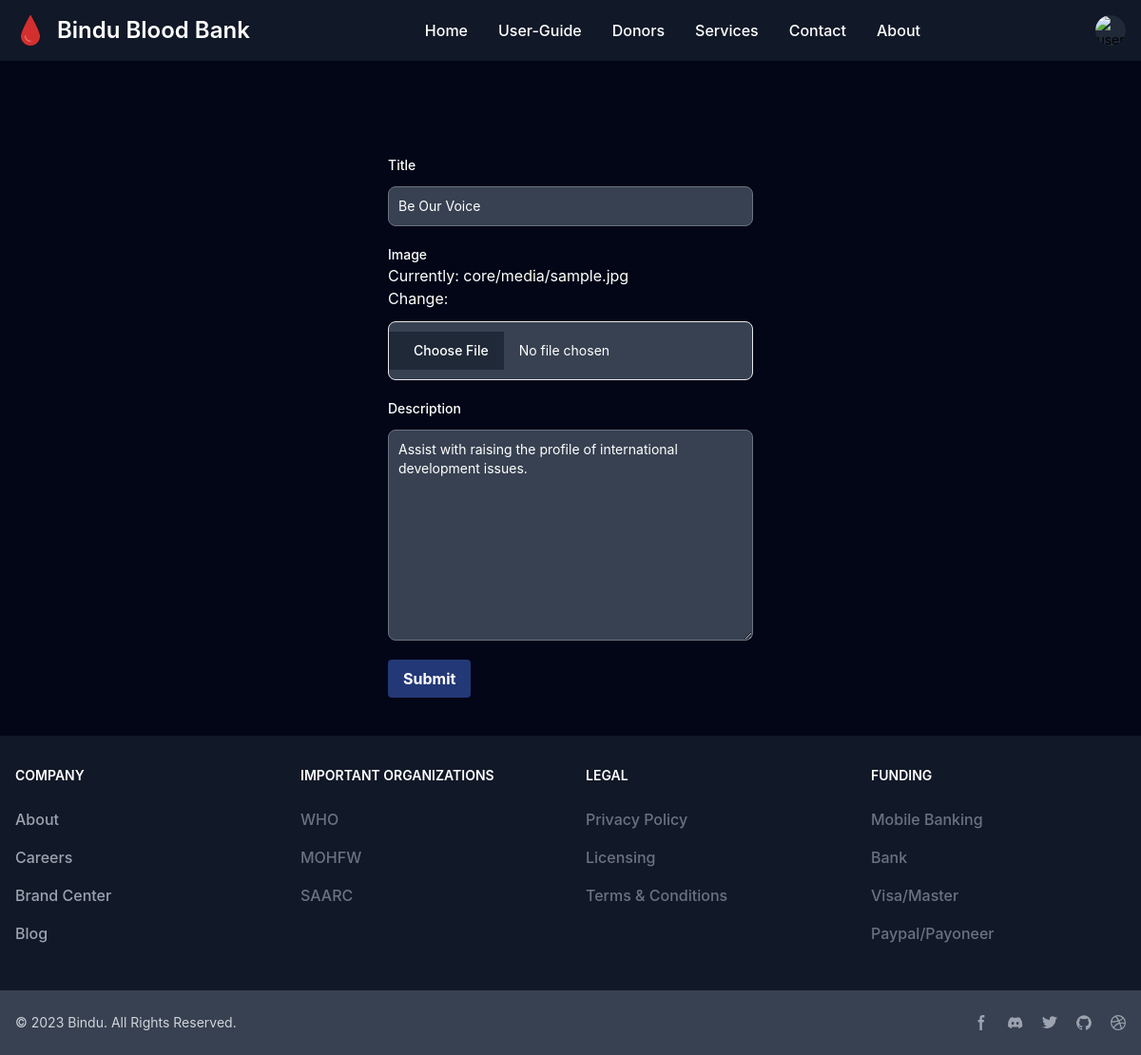
The page /services/edit_service/be-our-voice/ (signed in) on the database its author committed.
### core/models.py (models this page shows, shortened)
class BaseModel(models.Model):
    created_at = models.DateTimeField(auto_now_add = True)
    updated_at = models.DateTimeField(auto_now = True)
    class Meta:
        abstract = True

class Service(BaseModel):
    title = models.CharField(max_length=300)
    slug = models.SlugField(max_length=350, unique=True, null=True, blank=True)
    description = models.TextField()
    image = models.ImageField(upload_to='core/media/')

### core/views.py (the view, shortened to what this page needs)
# urls.py: path('services/edit_service/<slug>/', EditServicesView.as_view(), name='edit_service'),
class EditServicesView(UpdateView):
    template_name = "services.html"
    model = Service
    form_class = ServiceForm
    success_url = reverse_lazy('homepage')
    def get_object(self):
        return Service.objects.get(slug = self.kwargs['slug'])

### core/forms.py
class ServiceForm(forms.ModelForm):
    class Meta:
        model = Service
        fields = ['title', 'image', 'description']
    def __init__(self, *args, **kwargs):
        super().__init__(*args, **kwargs)
        for field in self.fields:
            self.fields[field].widget.attrs.update({
                'class': (
                    'my-3 block p-2.5 w-full text-sm rounded-lg border bg-gray-700 placeholder-gray-400 text-white focus:ring-blue-500 focus:border-blue-500'
                )
            })

### core/templates/services.html (shortened to what this page needs)
{% extends "base.html" %}
{% load static tailwind_tags %}
{% load static %}
{% block content %}
<form method="post" class="max-w-sm mx-auto text-white" enctype="multipart/form-data">
    {% for field in form.visible_fields %}
    <div class="my-5">
    <label for="{{field.id_for_label}}" class="block text-sm font-medium text-white">{{field.label}}</label>
    {{field}}
    </div>
    {% endfor %}
    <button class="bg-blue-900 hover:bg-blue-700 text-white font-bold py-2 px-4 rounded focus:outline-none focus:shadow-outline" type="submit">
        Submit
    </button>
</form>
{% endblock content %}

### rows shown on the page
Service: visible_fields "Be Our Voice" "Assist with raising the profile of international development issues."

### other values the page prints
{{ field.label }} "Title" "Image" "Description"
